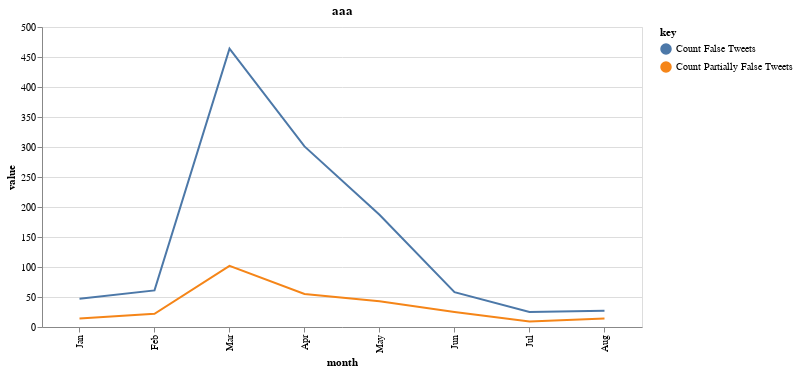

Notebook cell for this chart:
### Markdown cell above
Plot the chart and add the tooltip for a better experience:

### Code cell
# Create a selection that chooses the nearest point & selects based on x-value
nearest = alt.selection(type='single', nearest=True, on='mouseover',
                        fields=['month'], empty='none')



lines = alt.Chart(df).transform_fold(
    ['Count False Tweets', 'Count Partially False Tweets'],
).mark_line().encode(
    x=alt.X('month:N', sort = ['Jan','Feb','Mar','Apr','May','Jun','Jul','Aug']),
    y=alt.Y('value:Q'),
    color=alt.Color('key:N'),  
).transform_filter(
    alt.FieldRangePredicate(field='count', range=[1, 1000])
).properties(title="aaa",width=600)

selectors = alt.Chart(df).mark_point().encode(
    x=alt.X('month:N', sort = ['Jan','Feb','Mar','Apr','May','Jun','Jul','Aug']),
    opacity=alt.value(0),
).add_selection(
    nearest
)

# Draw points on the line, and highlight based on selection
points = lines.mark_point().encode(
    opacity=alt.condition(nearest, alt.value(1), alt.value(0))
)


# Draw text labels near the points, and highlight based on selection
text = lines.transform_fold(
    ['Count False Tweets', 'Count Partially False Tweets'],
).mark_text(align='left', dx=5, dy=-5).encode(
    text=alt.condition(nearest, 'value:Q', alt.value(' '))
)

# Draw a rule at the location of the selection
rules = alt.Chart(df).mark_rule(color='gray').encode(
    x=alt.X('month:N', sort = ['Jan','Feb','Mar','Apr','May','Jun','Jul','Aug']),
).transform_filter(
    nearest
)

# Put the five layers into a chart and bind the data
alt.layer(
    lines, selectors, points, rules, text
).properties(
    width=600, height=300
)

### Figure 1 — Vega-Lite specification as saved in the notebook (floating-point values rounded to 4 significant figures)
{"config": {"view": {"continuousWidth": 400, "continuousHeight": 300}}, "layer": [{"mark": "line", "encoding": {"color": {"type": "nominal", "field": "key"}, "x": {"type": "nominal", "field": "month", "sort": ["Jan", "Feb", "Mar", "Apr", "May", "Jun", "Jul", "Aug"]}, "y": {"type": "quantitative", "field": "value"}}, "title": "aaa", "transform": [{"fold": ["Count False Tweets", "Count Partially False Tweets"]}, {"filter": {"field": "count", "range": [1, 1000]}}], "width": 600}, {"mark": "point", "encoding": {"opacity": {"value": 0}, "x": {"type": "nominal", "field": "month", "sort": ["Jan", "Feb", "Mar", "Apr", "May", "Jun", "Jul", "Aug"]}}, "selection": {"selector002": {"type": "single", "nearest": true, "on": "mouseover", "fields": ["month"], "empty": "none"}}}, {"mark": "point", "encoding": {"color": {"type": "nominal", "field": "key"}, "opacity": {"condition": {"value": 1, "selection": "selector002"}, "value": 0}, "x": {"type": "nominal", "field": "month", "sort": ["Jan", "Feb", "Mar", "Apr", "May", "Jun", "Jul", "Aug"]}, "y": {"type": "quantitative", "field": "value"}}, "title": "aaa", "transform": [{"fold": ["Count False Tweets", "Count Partially False Tweets"]}, {"filter": {"field": "count", "range": [1, 1000]}}], "width": 600}, {"mark": {"type": "rule", "color": "gray"}, "encoding": {"x": {"type": "nominal", "field": "month", "sort": ["Jan", "Feb", "Mar", "Apr", "May", "Jun", "Jul", "Aug"]}}, "transform": [{"filter": {"selection": "selector002"}}]}, {"mark": {"type": "text", "align": "left", "dx": 5, "dy": -5}, "encoding": {"color": {"type": "nominal", "field": "key"}, "text": {"condition": {"type": "quantitative", "field": "value", "selection": "selector002"}, "value": " "}, "x": {"type": "nominal", "field": "month", "sort": ["Jan", "Feb", "Mar", "Apr", "May", "Jun", "Jul", "Aug"]}, "y": {"type": "quantitative", "field": "value"}}, "title": "aaa", "transform": [{"fold": ["Count False Tweets", "Count Partially False Tweets"]}, {"filter": {"field": "count", "range": [1, 1000]}}, {"fold": ["Count False Tweets", "Count Partially False Tweets"]}], "width": 600}], "data": {"name": "data-3596fab42c58f2d3cbd347e1d50a6f34"}, "height": 300, "width": 600, "$schema": "https://vega.github.io/schema/vega-lite/v4.8.1.json", "datasets": {"data-3596fab42c58f2d3cbd347e1d50a6f34": [{"month": "Mar", "count": 566, "Count False Tweets": 464, "Count Partially False Tweets": 102}, {"month": "Apr", "count": 356, "Count False Tweets": 301, "Count Partially False Tweets": 55}, {"month": "May", "count": 230, "Count False Tweets": 187, "Count Partially False Tweets": 43}, {"month": "Feb", "count": 83, "Count False Tweets": 61, "Count Partially False Tweets": 22}, {"month": "Jun", "count": 83, "Count False Tweets": 58, "Count Partially False Tweets": 25}, {"month": "Jan", "count": 61, "Count False Tweets": 47, "Count Partially False Tweets": 14}, {"month": "Aug", "count": 41, "Count False Tweets": 27, "Count Partially False Tweets": 14}, {"month": "Jul", "count": 34, "Count False Tweets": 25, "Count Partially False Tweets": 9}, {"month": "Mar", "count": 0, "Count False Tweets": 0, "Count Partially False Tweets": 0}, {"month": "May", "count": 0, "Count False Tweets": 0, "Count Partially False Tweets": 0}, {"month": "Jun", "count": 0, "Count False Tweets": 0, "Count Partially False Tweets": 0}, {"month": "Jul", "count": 0, "Count False Tweets": 0, "Count Partially False Tweets": 0}, {"month": "Jan", "count": 0, "Count False Tweets": 0, "Count Partially False Tweets": 0}, {"month": "Apr", "count": 0, "Count False Tweets": 0, "Count Partially False Tweets": 0}, {"month": "Aug", "count": 0, "Count False Tweets": 0, "Count Partially False Tweets": 0}, {"month": "Feb", "count": 0, "Count False Tweets": 0, "Count Partially False Tweets": 0}]}}
